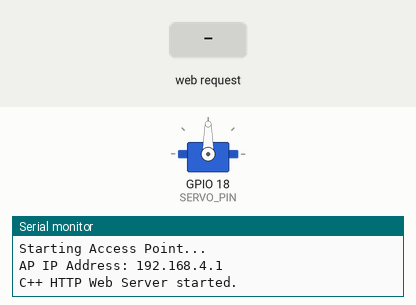
Simulated run of this sketch. Board: ESP32-S3. On the bench: servo, the last lines printed to the serial monitor. The test bench sets the inputs (shaded band).

Above: at 1.2 s.
1.3 s: HTTP request GET /steer?angle=1 received
At 2.3 s:
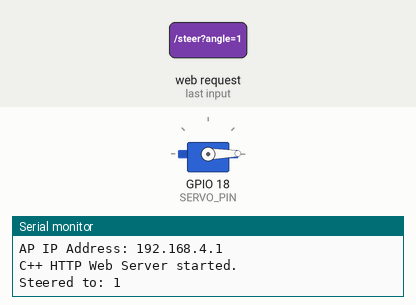
2.8 s: HTTP request GET /steer?angle=120 received
At 3.4 s:
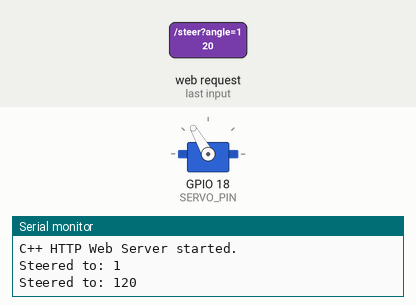
Timing chart, 0 to 5.8 s (numbered marks = the images above; inputs shaded):
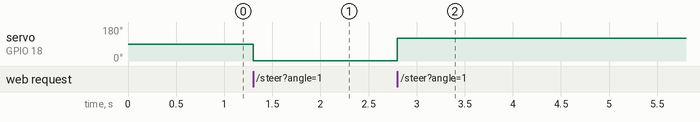

The sketch:

servo_web_calibration.ino
```cpp
/*
  servo_web_calibration.ino
  WRO 2026 - ESP32-S3 Wi-Fi Web Server Steering Calibrator (C++)

  Creates a standalone Wi-Fi Access Point directly on the ESP32.
  Connect your laptop or phone directly to the ESP32's Wi-Fi network:
    SSID: ESP32-Servo-Calibrator
    Password: password123

  Then open your browser and go to:
    http://192.168.4.1

  Use this live web interface to calibrate your MG996R servo limits!
*/

#include <WiFi.h>
#include <WebServer.h>
#include <ESP32Servo.h>

#define SERVO_PIN 18

Servo steeringServo;
WebServer server(80);

// SSID and Password for the ESP32 Access Point
const char *ssid = "ESP32-Servo-Calibrator";
const char *password = "password123";

int currentAngle = 90; // Default center position

// HTML/JS code for the web page, stored in flash memory (PROGMEM)
const char HTML_CONTENT[] PROGMEM = R"rawliteral(
<!DOCTYPE html>
<html>
<head>
    <title>ESP32 Steering Calibrator</title>
    <meta name="viewport" content="width=device-width, initial-scale=1">
    <style>
        body {
            font-family: Arial, sans-serif;
            background: #121216;
            color: #ffffff;
            text-align: center;
            padding: 20px;
            margin: 0;
        }
        .card {
            background: #1e1e24;
            max-width: 450px;
            margin: 40px auto;
            padding: 25px;
            border-radius: 12px;
            box-shadow: 0 8px 24px rgba(0,0,0,0.5);
        }
        h1 { color: #00ff88; margin-bottom: 5px; }
        .subtitle { color: #888; font-size: 14px; margin-bottom: 25px; }
        .display { font-size: 72px; font-weight: bold; color: #00ddff; margin: 20px 0; }
        input[type=range] { width: 100%; margin: 25px 0; accent-color: #00ff88; }
        .btn-group { display: grid; grid-template-columns: repeat(4, 1fr); gap: 10px; }
        button {
            background: #333344;
            border: none;
            color: white;
            padding: 12px;
            font-size: 16px;
            font-weight: bold;
            border-radius: 6px;
            cursor: pointer;
            transition: background 0.1s;
        }
        button:hover { background: #444455; }
        .presets { display: grid; grid-template-columns: repeat(3, 1fr); gap: 10px; margin-top: 15px; }
        .presets button { background: #0088cc; }
        .presets button:hover { background: #00aaff; }
    </style>
</head>
<body>
    <div class="card">
        <h1>ESP32 Steering</h1>
        <div class="subtitle">C++ Web Server Servo Calibrator</div>
        <div class="display"><span id="angle-val">90</span>&deg;</div>

        <input type="range" id="slider" min="0" max="180" value="90" oninput="sendAngle(this.value)" />

        <div class="btn-group">
            <button onclick="adjust(-5)">-5&deg;</button>
            <button onclick="adjust(-1)">-1&deg;</button>
            <button onclick="adjust(1)">+1&deg;</button>
            <button onclick="adjust(5)">+5&deg;</button>
        </div>

        <div class="presets">
            <button onclick="sendAngle(60)">LEFT (60&deg;)</button>
            <button onclick="sendAngle(90)" style="background:#00ff88; color:#121212;">CENTER (90&deg;)</button>
            <button onclick="sendAngle(120)">RIGHT (120&deg;)</button>
        </div>
    </div>

    <script>
        const slider = document.getElementById('slider');
        const display = document.getElementById('angle-val');
        let throttleTimer;

        function sendAngle(val) {
            display.innerText = val;
            slider.value = val;

            // Throttle requests slightly so we don't flood the ESP32 server during dragging
            clearTimeout(throttleTimer);
            throttleTimer = setTimeout(() => {
                fetch('/steer?angle=' + val);
            }, 30);
        }

        function adjust(diff) {
            let newVal = parseInt(slider.value) + diff;
            newVal = Math.max(0, Math.min(180, newVal));
            sendAngle(newVal);
        }
    </script>
</body>
</html>
)rawliteral";

// Handler for "/" route (Sends the HTML page)
void handleRoot() {
  server.send_P(200, "text/html", HTML_CONTENT);
}

// Handler for "/steer?angle=XX" route (Moves the servo)
void handleSteer() {
  if (server.hasArg("angle")) {
    int angle = server.arg("angle").toInt();
    angle = constrain(angle, 0, 180);

    currentAngle = angle;
    steeringServo.write(currentAngle);

    Serial.print("Steered to: ");
    Serial.println(currentAngle);

    server.send(200, "text/plain", "OK");
  } else {
    server.send(400, "text/plain", "Bad Request");
  }
}

void setup() {
  Serial.begin(115200);

  // Attach Steering Servo
  ESP32PWM::allocateTimer(0);
  steeringServo.setPeriodHertz(50);
  steeringServo.attach(SERVO_PIN, 500, 2500);
  steeringServo.write(currentAngle);

  // Set up ESP32 Wi-Fi Access Point (AP Mode)
  Serial.println("Starting Access Point...");
  WiFi.softAP(ssid, password);

  IPAddress myIP = WiFi.softAPIP();
  Serial.print("AP IP Address: ");
  Serial.println(myIP);

  // Define server routes
  server.on("/", handleRoot);
  server.on("/steer", handleSteer);

  // Start server
  server.begin();
  Serial.println("C++ HTTP Web Server started.");
}

void loop() {
  server.handleClient();
}
```

Measured:
- after the input at 1.3 s, servo on GPIO 18 (SERVO_PIN): 90° → 1° at once
- after the input at 2.8 s, servo on GPIO 18 (SERVO_PIN): 1° → 120° at once
